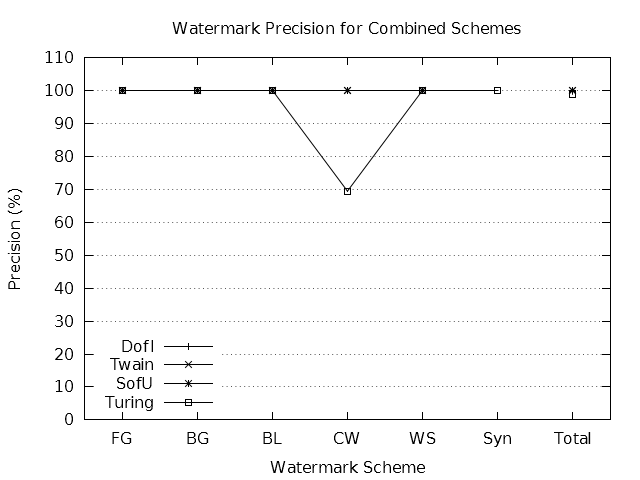

gnuplot code for this plot:
terminal = "pngcairo"
output = "precision-all.png"

if (!exists("input")) input = "prc-all.dat"

set datafile missing "NaN"
stats input using 3 nooutput

if (!exists("fileCount")) {
	fileCount = STATS_blocks
}

if (!exists("schemeCount")) {
	schemeCount = (STATS_records + STATS_invalid) / STATS_blocks
}

if (exists("terminal")) {
	set terminal terminal mono solid
}
else {
	set terminal windows monochrome solid
}

if (exists("output")) set output output

set title "Watermark Precision for Combined Schemes"
set style data linespoints
set key autotitle columnhead left bottom

set ylabel "Precision (%)"
set yrange [ 0 : 110 ]
set ytics 10
set grid ytics

set xlabel "Watermark Scheme"
set xrange [ -0.5 : schemeCount - 0.5 ]

plot for [ i = 1 : fileCount ] input using 3 : xticlabels(1) index i - 1
